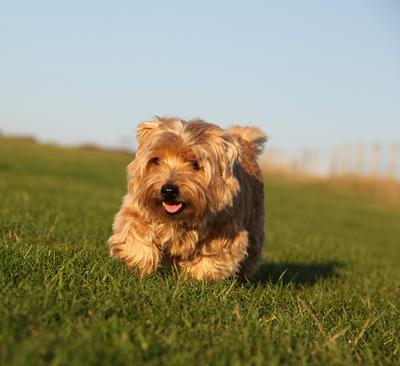
#> input picture train_data/DUTS-TR/imgs/ILSVRC2012_test_00000004.jpg, 400 x 366 px, given in place of , which was not available
$ jupyter execute Untitled.ipynb
#> lines starting #> are read from the running program, lines starting #| are printed output that depends on the picture; pictures that were not available may be replaced by others from this repository, and a replacement may not be noted
[cell 1]
import os
import numpy as np # linear algebra
import pandas as pd # data processing, CSV file I/O (e.g. pd.read_csv)
import glob
from skimage.io import imread
import matplotlib.pyplot as plt

[cell 2]
em_image_vol = imread('../train_data/segment/imgs/')[:21]
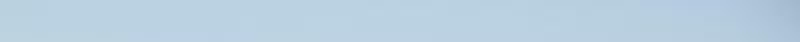
#> em_image_vol: shape (21, 400, 3) (shown 2 times larger); mean R, G, B 185.5, 208, 224.6
em_thresh_vol = imread('../train_data/segment/gt/')[:21]>0
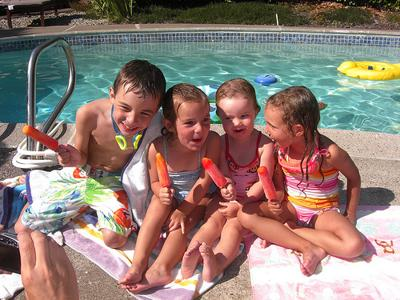
#> input picture train_data/DUTS-TR/imgs/ILSVRC2012_test_00000018.jpg, 400 x 300 px, given in place of , which was not available
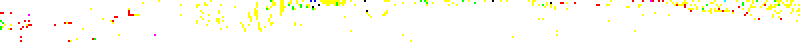
#> em_thresh_vol: shape (21, 400, 3) bool (shown 2 times larger); mean R, G, B 0.995, 0.993, 0.951
print("Data Loaded, Dimensions", em_image_vol.shape,'->',em_thresh_vol.shape)
#| Data Loaded, Dimensions (21, 400, 3) -> (21, 400, 3)
